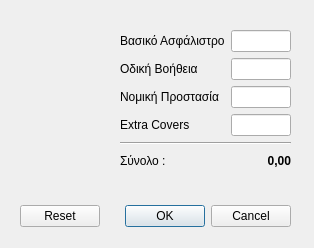
<?xml version="1.0" encoding="UTF-8"?>
<ui version="4.0">
 <class>Calculator</class>
 <widget class="QDialog" name="Calculator">
  <property name="windowModality">
   <enum>Qt::ApplicationModal</enum>
  </property>
  <property name="geometry">
   <rect>
    <x>0</x>
    <y>0</y>
    <width>314</width>
    <height>248</height>
   </rect>
  </property>
  <property name="windowTitle">
   <string>Υπολογιστής Ασφαλίστρων</string>
  </property>
  <property name="locale">
   <locale language="Greek" country="Greece"/>
  </property>
  <widget class="QDialogButtonBox" name="buttonBox">
   <property name="geometry">
    <rect>
     <x>20</x>
     <y>200</y>
     <width>271</width>
     <height>32</height>
    </rect>
   </property>
   <property name="orientation">
    <enum>Qt::Horizontal</enum>
   </property>
   <property name="standardButtons">
    <set>QDialogButtonBox::Cancel|QDialogButtonBox::Ok|QDialogButtonBox::Reset</set>
   </property>
  </widget>
  <widget class="QLabel" name="label_6">
   <property name="geometry">
    <rect>
     <x>40</x>
     <y>40</y>
     <width>61</width>
     <height>61</height>
    </rect>
   </property>
   <property name="text">
    <string/>
   </property>
   <property name="textFormat">
    <enum>Qt::RichText</enum>
   </property>
   <property name="pixmap">
    <pixmap>resource/accounting.png</pixmap>
   </property>
   <property name="scaledContents">
    <bool>true</bool>
   </property>
  </widget>
  <widget class="QWidget" name="layoutWidget">
   <property name="geometry">
    <rect>
     <x>120</x>
     <y>30</y>
     <width>171</width>
     <height>151</height>
    </rect>
   </property>
   <layout class="QVBoxLayout" name="verticalLayout">
    <item>
     <layout class="QFormLayout" name="formLayout">
      <item row="0" column="0">
       <widget class="QLabel" name="label">
        <property name="text">
         <string>Βασικό Ασφάλιστρο</string>
        </property>
       </widget>
      </item>
      <item row="0" column="1">
       <widget class="QLineEdit" name="lineedit_auto">
        <property name="locale">
         <locale language="Greek" country="Greece"/>
        </property>
        <property name="alignment">
         <set>Qt::AlignRight|Qt::AlignTrailing|Qt::AlignVCenter</set>
        </property>
        <property name="clearButtonEnabled">
         <bool>false</bool>
        </property>
       </widget>
      </item>
      <item row="1" column="0">
       <widget class="QLabel" name="label_2">
        <property name="text">
         <string>Οδική Βοήθεια</string>
        </property>
       </widget>
      </item>
      <item row="1" column="1">
       <widget class="QLineEdit" name="lineedit_ra">
        <property name="locale">
         <locale language="Greek" country="Greece"/>
        </property>
        <property name="alignment">
         <set>Qt::AlignRight|Qt::AlignTrailing|Qt::AlignVCenter</set>
        </property>
        <property name="clearButtonEnabled">
         <bool>false</bool>
        </property>
       </widget>
      </item>
      <item row="2" column="0">
       <widget class="QLabel" name="label_3">
        <property name="text">
         <string>Νομική Προστασία</string>
        </property>
       </widget>
      </item>
      <item row="2" column="1">
       <widget class="QLineEdit" name="lineedit_legal">
        <property name="locale">
         <locale language="Greek" country="Greece"/>
        </property>
        <property name="alignment">
         <set>Qt::AlignRight|Qt::AlignTrailing|Qt::AlignVCenter</set>
        </property>
        <property name="clearButtonEnabled">
         <bool>false</bool>
        </property>
       </widget>
      </item>
      <item row="3" column="1">
       <layout class="QHBoxLayout" name="horizontalLayout_2">
        <item>
         <widget class="QLineEdit" name="lineedit_extra_covers">
          <property name="locale">
           <locale language="Greek" country="Greece"/>
          </property>
          <property name="alignment">
           <set>Qt::AlignRight|Qt::AlignTrailing|Qt::AlignVCenter</set>
          </property>
          <property name="clearButtonEnabled">
           <bool>false</bool>
          </property>
         </widget>
        </item>
       </layout>
      </item>
      <item row="3" column="0">
       <widget class="QLabel" name="label_5">
        <property name="text">
         <string>Extra Covers</string>
        </property>
       </widget>
      </item>
     </layout>
    </item>
    <item>
     <widget class="Line" name="line">
      <property name="orientation">
       <enum>Qt::Horizontal</enum>
      </property>
     </widget>
    </item>
    <item>
     <layout class="QHBoxLayout" name="horizontalLayout">
      <property name="spacing">
       <number>6</number>
      </property>
      <property name="bottomMargin">
       <number>10</number>
      </property>
      <item>
       <widget class="QLabel" name="label_4">
        <property name="text">
         <string>Σύνολο :</string>
        </property>
        <property name="alignment">
         <set>Qt::AlignLeading|Qt::AlignLeft|Qt::AlignVCenter</set>
        </property>
       </widget>
      </item>
      <item>
       <widget class="QLabel" name="lbl_total_amount">
        <property name="font">
         <font>
          <weight>75</weight>
          <bold>true</bold>
         </font>
        </property>
        <property name="layoutDirection">
         <enum>Qt::LeftToRight</enum>
        </property>
        <property name="autoFillBackground">
         <bool>false</bool>
        </property>
        <property name="locale">
         <locale language="Greek" country="Greece"/>
        </property>
        <property name="text">
         <string>0,00</string>
        </property>
        <property name="alignment">
         <set>Qt::AlignRight|Qt::AlignTrailing|Qt::AlignVCenter</set>
        </property>
        <property name="margin">
         <number>5</number>
        </property>
       </widget>
      </item>
     </layout>
    </item>
   </layout>
  </widget>
 </widget>
 <tabstops>
  <tabstop>lineedit_auto</tabstop>
  <tabstop>lineedit_ra</tabstop>
  <tabstop>lineedit_legal</tabstop>
 </tabstops>
 <resources>
  <include location="resource/resources.qrc"/>
 </resources>
 <connections>
  <connection>
   <sender>buttonBox</sender>
   <signal>accepted()</signal>
   <receiver>Calculator</receiver>
   <slot>accept()</slot>
   <hints>
    <hint type="sourcelabel">
     <x>248</x>
     <y>254</y>
    </hint>
    <hint type="destinationlabel">
     <x>157</x>
     <y>224</y>
    </hint>
   </hints>
  </connection>
  <connection>
   <sender>buttonBox</sender>
   <signal>rejected()</signal>
   <receiver>Calculator</receiver>
   <slot>reject()</slot>
   <hints>
    <hint type="sourcelabel">
     <x>316</x>
     <y>260</y>
    </hint>
    <hint type="destinationlabel">
     <x>286</x>
     <y>224</y>
    </hint>
   </hints>
  </connection>
 </connections>
</ui>
